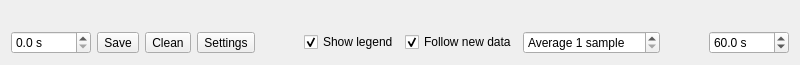
<?xml version="1.0" encoding="UTF-8"?>
<ui version="4.0">
 <class>PlotWidget</class>
 <widget class="QWidget" name="PlotWidget">
  <property name="geometry">
   <rect>
    <x>0</x>
    <y>0</y>
    <width>800</width>
    <height>65</height>
   </rect>
  </property>
  <property name="windowTitle">
   <string>Plot</string>
  </property>
  <layout class="QVBoxLayout" name="verticalLayout">
   <item>
    <widget class="QCustomPlot" name="Plot" native="true"/>
   </item>
   <item>
    <layout class="QHBoxLayout" name="toolsLayout">
     <item>
      <widget class="QDoubleSpinBox" name="Start">
       <property name="sizePolicy">
        <sizepolicy hsizetype="Fixed" vsizetype="Fixed">
         <horstretch>0</horstretch>
         <verstretch>0</verstretch>
        </sizepolicy>
       </property>
       <property name="suffix">
        <string> s</string>
       </property>
       <property name="decimals">
        <number>1</number>
       </property>
       <property name="maximum">
        <double>86400.000000000000000</double>
       </property>
      </widget>
     </item>
     <item>
      <widget class="QToolButton" name="saveButton">
       <property name="text">
        <string>Save</string>
       </property>
       <property name="icon">
        <iconset theme="document-save">
         <normaloff>.</normaloff>.</iconset>
       </property>
      </widget>
     </item>
     <item>
      <widget class="QToolButton" name="cleanButton">
       <property name="text">
        <string>Clean</string>
       </property>
       <property name="icon">
        <iconset theme="edit-clear">
         <normaloff>.</normaloff>.</iconset>
       </property>
      </widget>
     </item>
     <item>
      <widget class="QToolButton" name="settingsButton">
       <property name="text">
        <string>Settings</string>
       </property>
       <property name="icon">
        <iconset theme="preferences-system">
         <normaloff>.</normaloff>.</iconset>
       </property>
      </widget>
     </item>
     <item>
      <spacer name="leftSpacer">
       <property name="orientation">
        <enum>Qt::Horizontal</enum>
       </property>
       <property name="sizeHint" stdset="0">
        <size>
         <width>0</width>
         <height>0</height>
        </size>
       </property>
      </spacer>
     </item>
     <item>
      <widget class="QCheckBox" name="Legend">
       <property name="text">
        <string>Show legend</string>
       </property>
       <property name="checked">
        <bool>true</bool>
       </property>
      </widget>
     </item>
     <item>
      <widget class="QCheckBox" name="Follow">
       <property name="text">
        <string>Follow new data</string>
       </property>
       <property name="checked">
        <bool>true</bool>
       </property>
      </widget>
     </item>
     <item>
      <widget class="QSpinBox" name="Average">
       <property name="sizePolicy">
        <sizepolicy hsizetype="Fixed" vsizetype="Fixed">
         <horstretch>0</horstretch>
         <verstretch>0</verstretch>
        </sizepolicy>
       </property>
       <property name="suffix">
        <string> sample</string>
       </property>
       <property name="prefix">
        <string>Average </string>
       </property>
       <property name="minimum">
        <number>1</number>
       </property>
       <property name="maximum">
        <number>150</number>
       </property>
      </widget>
     </item>
     <item>
      <spacer name="rightSpacer">
       <property name="orientation">
        <enum>Qt::Horizontal</enum>
       </property>
       <property name="sizeHint" stdset="0">
        <size>
         <width>0</width>
         <height>0</height>
        </size>
       </property>
      </spacer>
     </item>
     <item>
      <widget class="QDoubleSpinBox" name="Stop">
       <property name="sizePolicy">
        <sizepolicy hsizetype="Fixed" vsizetype="Fixed">
         <horstretch>0</horstretch>
         <verstretch>0</verstretch>
        </sizepolicy>
       </property>
       <property name="suffix">
        <string> s</string>
       </property>
       <property name="decimals">
        <number>1</number>
       </property>
       <property name="maximum">
        <double>86400.000000000000000</double>
       </property>
       <property name="value">
        <double>60.000000000000000</double>
       </property>
      </widget>
     </item>
    </layout>
   </item>
  </layout>
 </widget>
 <customwidgets>
  <customwidget>
   <class>QCustomPlot</class>
   <extends>QWidget</extends>
   <header location="global">qcustomplot.hpp</header>
   <container>1</container>
  </customwidget>
 </customwidgets>
 <tabstops>
  <tabstop>Start</tabstop>
  <tabstop>saveButton</tabstop>
  <tabstop>cleanButton</tabstop>
  <tabstop>Follow</tabstop>
  <tabstop>Average</tabstop>
  <tabstop>Stop</tabstop>
 </tabstops>
 <resources/>
 <connections>
  <connection>
   <sender>settingsButton</sender>
   <signal>clicked()</signal>
   <receiver>PlotWidget</receiver>
   <slot>SettingsButtonClicked()</slot>
   <hints>
    <hint type="sourcelabel">
     <x>677</x>
     <y>590</y>
    </hint>
    <hint type="destinationlabel">
     <x>858</x>
     <y>573</y>
    </hint>
   </hints>
  </connection>
  <connection>
   <sender>cleanButton</sender>
   <signal>clicked()</signal>
   <receiver>PlotWidget</receiver>
   <slot>CleanButtonClicked()</slot>
   <hints>
    <hint type="sourcelabel">
     <x>186</x>
     <y>590</y>
    </hint>
    <hint type="destinationlabel">
     <x>54</x>
     <y>630</y>
    </hint>
   </hints>
  </connection>
  <connection>
   <sender>saveButton</sender>
   <signal>clicked()</signal>
   <receiver>PlotWidget</receiver>
   <slot>SaveButtonClicked()</slot>
   <hints>
    <hint type="sourcelabel">
     <x>147</x>
     <y>590</y>
    </hint>
    <hint type="destinationlabel">
     <x>98</x>
     <y>631</y>
    </hint>
   </hints>
  </connection>
  <connection>
   <sender>Start</sender>
   <signal>valueChanged(double)</signal>
   <receiver>PlotWidget</receiver>
   <slot>RangeSpinChanged()</slot>
   <hints>
    <hint type="sourcelabel">
     <x>79</x>
     <y>569</y>
    </hint>
    <hint type="destinationlabel">
     <x>167</x>
     <y>659</y>
    </hint>
   </hints>
  </connection>
  <connection>
   <sender>Stop</sender>
   <signal>valueChanged(double)</signal>
   <receiver>PlotWidget</receiver>
   <slot>RangeSpinChanged()</slot>
   <hints>
    <hint type="sourcelabel">
     <x>742</x>
     <y>579</y>
    </hint>
    <hint type="destinationlabel">
     <x>745</x>
     <y>624</y>
    </hint>
   </hints>
  </connection>
  <connection>
   <sender>Legend</sender>
   <signal>clicked(bool)</signal>
   <receiver>PlotWidget</receiver>
   <slot>LegendCheckClicked(bool)</slot>
   <hints>
    <hint type="sourcelabel">
     <x>601</x>
     <y>580</y>
    </hint>
    <hint type="destinationlabel">
     <x>600</x>
     <y>613</y>
    </hint>
   </hints>
  </connection>
  <connection>
   <sender>Average</sender>
   <signal>valueChanged(int)</signal>
   <receiver>PlotWidget</receiver>
   <slot>AverageSpinChanged(int)</slot>
   <hints>
    <hint type="sourcelabel">
     <x>442</x>
     <y>566</y>
    </hint>
    <hint type="destinationlabel">
     <x>447</x>
     <y>628</y>
    </hint>
   </hints>
  </connection>
 </connections>
 <slots>
  <slot>SettingsButtonClicked()</slot>
  <slot>CleanButtonClicked()</slot>
  <slot>SaveButtonClicked()</slot>
  <slot>RangeSpinChanged()</slot>
  <slot>LegendCheckClicked(bool)</slot>
  <slot>AverageSpinChanged(int)</slot>
 </slots>
</ui>
